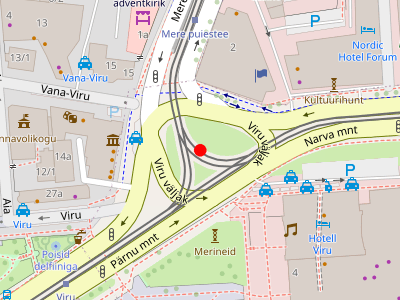
#> input picture urbanisation_package/Tallinn.png, 400 x 300 px
$ python UrbanizationAnalyzer.py
#> lines starting #> are read from the running program, lines starting #| are printed output that depends on the picture; after the words box and inside, x2 and y2 are one past the last pixel; in counts of white or black regions, pixels touching at a corner belong together
from PIL import Image
import numpy as np

class UrbanizationAnalyzer:
    def __init__(self, image_path):
#> called with image_path = 'Tallinn.png'
        self.image_path = image_path
        self.image = Image.open(self.image_path).convert("RGB")
#> self.image is the input picture: PIL image 400x300 RGB; mean R, G, B 217.1, 214.7, 199.9
        self.arr = np.array(self.image)

        # Категории зон
        self.categories = {
            "urban": [
                [0xd9, 0xd0, 0xc9],  # здания
                [0xf2, 0xda, 0xd9],  # внутренние территории
                [0xe0, 0xdf, 0xdf],
                [0xdd, 0xdd, 0xe8],  # дороги
                [0xf7, 0xfa, 0xbf],
                [0xff, 0xff, 0xff]
            ],
            "natural_green": "condition",  # проверка по каналу G
            "natural_blue": [
                [0xac, 0xd2, 0xde]  # водоёмы
            ],
            "exclude": [
                [255, 0, 0]  # красные маркеры
            ]
        }

    def mask_category(self, category):
#> called with category = 'urban'
        if category == "natural_green":
            R = self.arr[:,:,0]
            G = self.arr[:,:,1]
            B = self.arr[:,:,2]
            return (G > 100) & (G > R) & (G > B)
        else:
            mask = np.zeros((self.arr.shape[0], self.arr.shape[1]), dtype=bool)
            for color in self.categories[category]:
                mask |= np.all(self.arr == color, axis=2)
#> this loop made 6 passes
#> pass 1, in mask_category, `mask |= np.all(self.arr == color, axis=2)`:
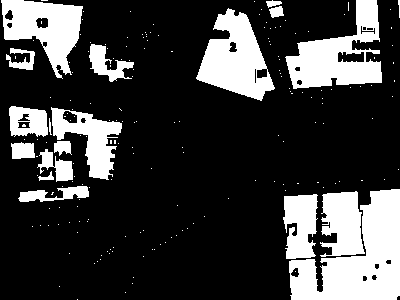
#> mask: shape (300, 400) bool; 24% white; 194 white regions (175 under 20 px), largest, box (x1, y1, x2, y2) and area: (289, 189, 400, 300) 6676, (285, 0, 382, 89) 4283, (196, 8, 275, 101) 3987
#> after the loop:
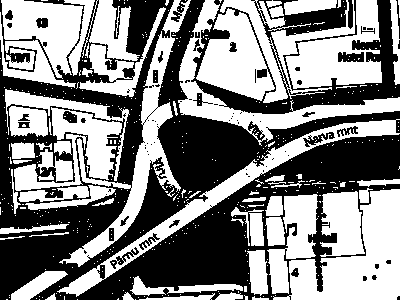
#> mask: shape (300, 400) bool; 52.1% white; 80 black regions (51 under 20 px), largest, box (x1, y1, x2, y2) and area: (0, 0, 400, 300) 47721, (191, 0, 400, 114) 7529, (338, 52, 364, 62) 213
            return mask

    def analyze(self):
        masks = {cat: self.mask_category(cat) for cat in self.categories}
#> call 2 of mask_category, with category = 'natural_green'
#> in mask_category (call 2), `R = self.arr[:,:,0]`:
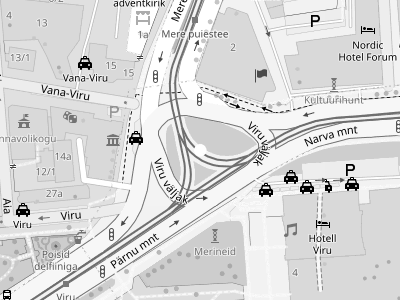
#> R: shape (300, 400); min 0, max 255, mean 217.1
#> in mask_category (call 2), `G = self.arr[:,:,1]`:
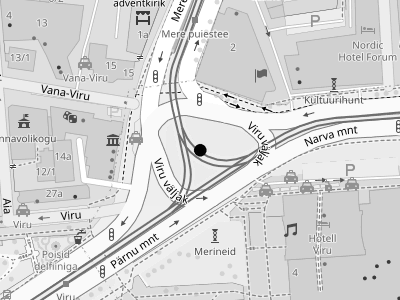
#> G: shape (300, 400); min 0, max 255, mean 214.7
#> in mask_category (call 2), `B = self.arr[:,:,2]`:
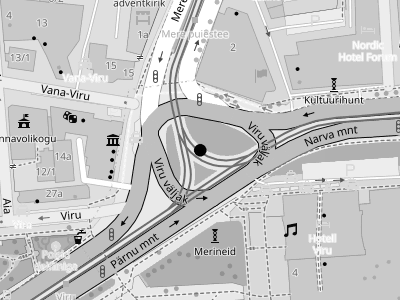
#> B: shape (300, 400); min 0, max 255, mean 199.9
#> in mask_category (call 2), `return (G > 100) & (G > R) & (G > B)`:
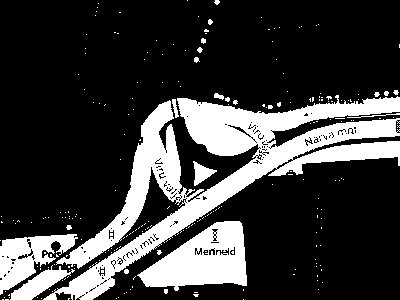
#> returned value: shape (300, 400) bool; 23.6% white; 231 white regions (213 under 20 px), largest, box (x1, y1, x2, y2) and area: (43, 95, 400, 300) 19520, (137, 221, 247, 291) 4508, (0, 234, 78, 295) 2198
#> in mask_category (call 3), `mask = np.zeros((self.arr.shape[0], self.arr.shape[1]), dtype=bool)`: mask: shape (300, 400) bool; every value is 0
#> the loop in mask_category (call 4), `for color in self.categories[category]:` made 1 pass
#> pass 1, in mask_category (call 4), `mask |= np.all(self.arr == color, axis=2)`:
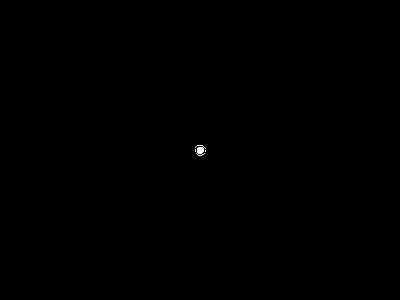
#> mask: shape (300, 400) bool; 0.06% white; 3 white regions (2 under 20 px), largest, box (x1, y1, x2, y2) and area: (195, 145, 206, 156) 63
#> masks = 4 items

        # Исключаем маркеры
        exclude_mask = masks["exclude"]
        for cat in ["urban", "natural_green", "natural_blue"]:
            masks[cat][exclude_mask] = False

        total_pixels = self.arr.shape[0] * self.arr.shape[1]
#> total_pixels = 120000
        urban_pixels = np.sum(masks["urban"])
#> urban_pixels = 62488
        natural_pixels = np.sum(masks["natural_green"] | masks["natural_blue"])
#> natural_pixels = 28266
        other_pixels = total_pixels - (urban_pixels + natural_pixels)
#> other_pixels = 29246

        return {
            "image_path": self.image_path,
            "urban_percent": float(urban_pixels / total_pixels * 100),
            "natural_percent": float(natural_pixels / total_pixels * 100),
            "other_percent": float(other_pixels / total_pixels * 100)
        }

# Пример использования
if __name__ == "__main__":
    analyzer = UrbanizationAnalyzer("Tallinn.png")
    result = analyzer.analyze()
#> result = {'image_path': 'Tallinn.png', 'urban_percent': 52.07, 'natural_percent': 23.55, 'other_percent': 24.37}
    print(f"Image: {result['image_path']}")
#| Image: Tallinn.png
    print(f"Urbanization: {result['urban_percent']:.2f}%")
#| Urbanization: 52.07%
    print(f"Natural: {result['natural_percent']:.2f}%")
#| Natural: 23.55%
    print(f"Other: {result['other_percent']:.2f}%")
#| Other: 24.37%
